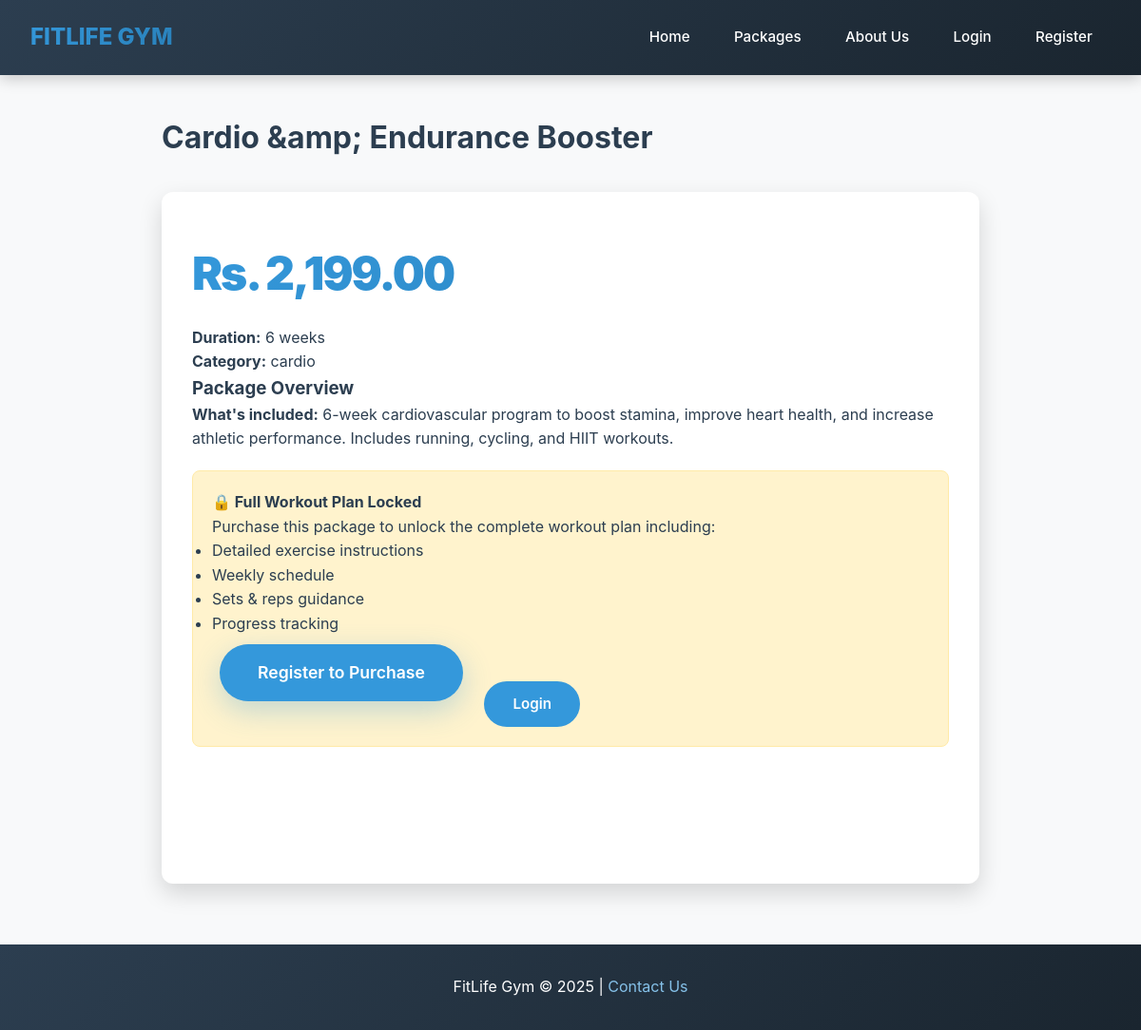
The page /public/package-details.php?id=12 on the database its author committed.
### tables this page shows
CREATE TABLE `packages` (
  `id` int(11) NOT NULL,
  `name` varchar(255) NOT NULL,
  `description` text DEFAULT NULL,
  `short_description` varchar(1000) DEFAULT NULL,
  `price` decimal(10,2) NOT NULL,
  `duration` varchar(100) DEFAULT NULL,
  `category` varchar(50) DEFAULT NULL,
  `image` varchar(255) DEFAULT NULL,
  `created_by` int(11) NOT NULL,
  `created_at` timestamp NOT NULL DEFAULT current_timestamp()
);

### public/package-details.php (the view, shortened to what this page needs)
<?php
require_once '../includes/database.php';
$id = filter_input(INPUT_GET, 'id', FILTER_VALIDATE_INT);
$col = $pdo->query("SHOW COLUMNS FROM packages LIKE 'is_active'");
if ($col->rowCount() > 0) {
    $stmt = $pdo->prepare("SELECT * FROM packages WHERE id = ? AND is_active = 1");
} else {
    $stmt = $pdo->prepare("SELECT * FROM packages WHERE id = ?");
}
$stmt->execute([$id]);
$package = $stmt->fetch();
$can_view_full_plan = false;
?>
<!DOCTYPE html>
<html>
<head>
    <link rel="stylesheet" href="../css/style.css">
</head>
<body>
    <?php
    include '../includes/navigation.php';
    ?>
    <div class="container">
        <h1><?php echo htmlspecialchars($package['name'], ENT_QUOTES, 'UTF-8'); ?></h1>
        <div class="package-detail-card">
            <div class="price-tag">Rs. <?php echo number_format($package['price'], 2); ?></div>
            <p><strong>Duration:</strong> <?php echo htmlspecialchars($package['duration'], ENT_QUOTES, 'UTF-8'); ?></p>
            <p><strong>Category:</strong> <?php echo htmlspecialchars($package['category'] ?? 'General', ENT_QUOTES, 'UTF-8'); ?></p>
            <div class="description">
                <h3>Package Overview</h3>
                <p><strong>What's included:</strong> <?php echo htmlspecialchars($package['short_description'] ?? $package['description'], ENT_QUOTES, 'UTF-8'); ?></p>
                <?php if ($can_view_full_plan): ?>
                    <div class="full-workout-plan">
                        <h4>
                            <?php if (isset($_SESSION['role']) && $_SESSION['role'] == 'admin'): ?>
                                👑 Admin Access - Complete Workout Plan:
                            <?php else: ?>
                                Your Complete Workout Plan:
                            <?php endif; ?>
                        </h4>
                        <div class="workout-content">
                            <?php echo nl2br(htmlspecialchars($package['description'], ENT_QUOTES, 'UTF-8')); ?>
                        </div>
                    </div>
                <?php else: ?>
                    <div class="purchase-required">
                        <h4>🔒 Full Workout Plan Locked</h4>
                        <p>Purchase this package to unlock the complete workout plan including:</p>
                        <ul>
                            <li>Detailed exercise instructions</li>
                            <li>Weekly schedule</li>
                            <li>Sets & reps guidance</li>
                            <li>Progress tracking</li>
                        </ul>
                        <?php if (isset($_SESSION['user_id'])): ?>
                            <a href="../user/buy-package.php?id=<?php echo $package['id']; ?>" class="btn-book">Buy Now to Unlock</a>
                        <?php else: ?>
                            <a href="../user/register.php" class="btn-register">Register to Purchase</a>
                            <a href="../login.php" class="btn-login">Login</a>
                        <?php endif; ?>
                    </div>
                <?php endif; ?>
            </div>
            <div class="action-buttons">
                <?php if (isset($_SESSION['user_id'])): ?>
                    <?php if ($_SESSION['role'] == 'admin'): ?>
                        <a href="../admin/edit-package.php?id=<?php echo $package['id']; ?>" class="btn-edit">✏️ Edit Package</a>
                        <a href="../admin/manage-packages.php" class="btn-back">← Back to Manage</a>
                    <?php else: ?>
                        <?php if (!$can_view_full_plan): ?>
                            <a href="../user/buy-package.php?id=<?php echo $package['id']; ?>" class="btn-book">Buy This Package</a>
                        <?php endif; ?>
                        <a href="packages.php" class="btn-back">← Back to Packages</a>
                    <?php endif; ?>
                <?php else: ?>
                    <a href="packages.php" class="btn-back">← Back to Packages</a>
                <?php endif; ?>
            </div>
        </div>
    </div>
    <footer>
        <p>FitLife Gym &copy; 2025 | <a href="about.php#contact">Contact Us</a></p>
    </footer>
</body>

### rows shown on the page
packages: name "Cardio &amp; Endurance Booster", price "2,199.00", duration "6 weeks", category "cardio", short_description "6-week cardiovascular program to boost stamina, improve heart health, and increase athletic performance. Includes running, cycling, and HIIT workouts."
